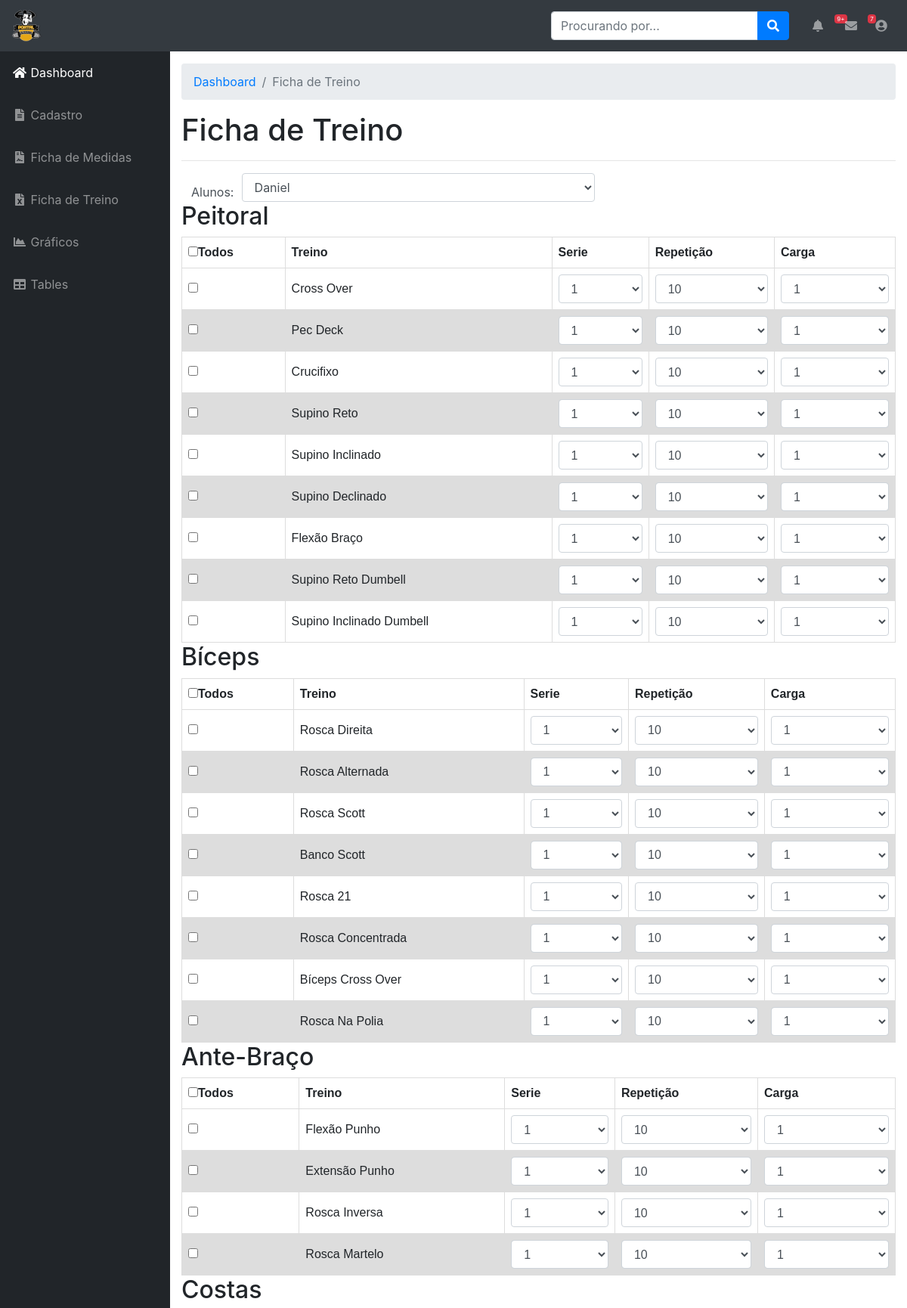
/ftreino.php (signed in, upper part), run on the app's committed database.
### tables this page shows
create table `grupo` (
  `Id` int primary key not null auto_increment,
  `nomeg` varchar(99) not null,
  `grupo` varchar(1) not null
);

create table `tipo` (
  `id` int primary key not null auto_increment,
  `nomet` varchar(40) not null,
  `imagem` varchar(6) not null,
  `fk_grupo_id` int not null,
  foreign key (fk_grupo_id) references grupo(id)
);

### funcoes/carrega_treino.php (the view, shortened to what this page needs)
<?php
include 'conn.php';
$selectGrupo = "SELECT * FROM grupo";
$resul 	= $conn->query($selectGrupo);
if ($resul->num_rows > 0) {
  while($linha1 = $resul->fetch_assoc()) {
    $Id = $linha1['Id'];
    $grupo = $linha1['nomeg'];?>
    <h2><?php echo $grupo; ?></h2>
    <div class='table-responsive'>
      <table>
        <thead>
          <tr>
            <th><input type='checkbox' class='check' id="<?php echo $Id; ?>">Todos</th>
            <th>Treino</th>
            <th>Serie</th>
            <th>Repetição</th>
            <th>Carga</th>
          </tr>
        </thead>
        <tbody id="m<?php echo $Id; ?>">
          <?php
          $select = "SELECT * FROM tipo WHERE fk_grupo_id = $Id";
          $resultado 	= $conn->query($select);
          if ($resultado->num_rows > 0) {
            while($linha = $resultado->fetch_assoc()) {
              $nome = $linha['nomet'];
              $id = $linha['id'];
              carregaLinha ($id, $nome, $Id);
            }
          }?>
        </tbody>
      </table>
    </div>
    <?php
  }
}
function carregaLinha ($id, $nome, $Id){?>
  <tr>
    <td>
      <input type='checkbox' class=' check<?php echo $Id; ?>' name="check[]" value='<?php echo $id; ?>'>
    </td>
    <td><?php echo $nome; ?></td>
    <td>
      <select class='form-control ' name="serie">
        <option value="1">1</option>
      </select>
    </td>
    <td>
      <select class='form-control ' name="repeticao">
        <option value="10">10</option>
      </select>
    </td>
    <td>
      <select class='form-control ' name="carga">
        <option value="1">1</option>
      </select>
    </td>
  </tr>
  <?php
}
?>

### template/head.php (style rules this page uses)
table { font-family: arial, sans-serif; border-collapse: collapse; width: 100%; }
td, th { border: 1px solid #dddddd; text-align: left; padding: 8px; }
tr:nth-child(even) { background-color: #dddddd; }

### data on the page
grupo: nomeg "Peitoral"
tipo: nomet "Cross Over"
tipo: nomet "Pec Deck"
tipo: nomet "Crucifixo"
tipo: nomet "Supino Reto"
tipo: nomet "Supino Inclinado"
tipo: nomet "Supino Declinado"
tipo: nomet "Flexão Braço"
tipo: nomet "Supino Reto Dumbell"
tipo: nomet "Supino Inclinado Dumbell"
grupo: nomeg "Bíceps"
tipo: nomet "Rosca Direita"
tipo: nomet "Rosca Alternada"
tipo: nomet "Rosca Scott"
tipo: nomet "Banco Scott"
tipo: nomet "Rosca 21"
tipo: nomet "Rosca Concentrada"
tipo: nomet "Bíceps Cross Over"
tipo: nomet "Rosca Na Polia"
grupo: nomeg "Ante-Braço"
tipo: nomet "Flexão Punho"
tipo: nomet "Extensão Punho"
tipo: nomet "Rosca Inversa"
tipo: nomet "Rosca Martelo"
grupo: nomeg "Costas"

### other printed values
form field usuario "Daniel"
